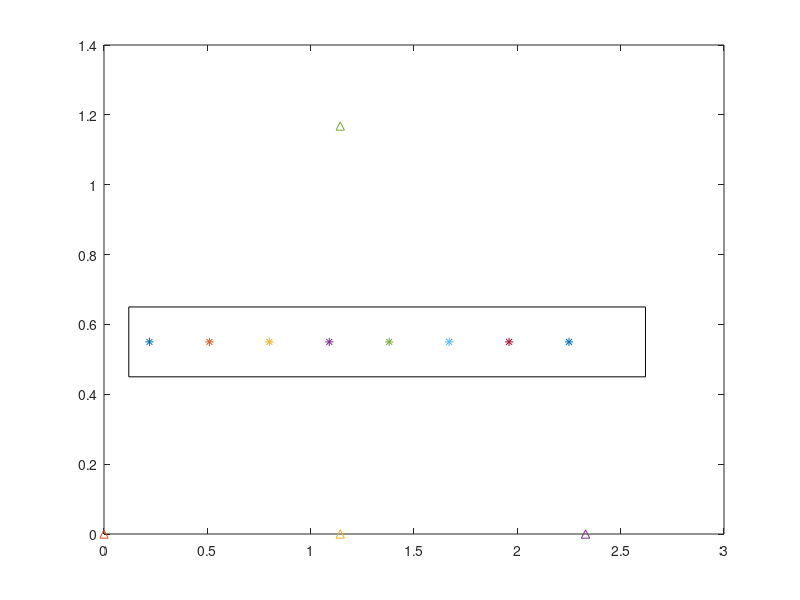

This chart was generated by the following MATLAB code: (Note: this script raises an error after producing the figure.)
%Ground truth
for v = 0.22:0.29:2.25
    a1=plot(v,0.55,'*');
    hold on
end

%for v = 0.32:0.29:2.35
   % a2=plot(v,0.65,'+');
    %hold on
%end
%for v = 0.12:0.29:2.15
  %  a3=plot(v,0.45,'^');
   % hold on
%end
%Plot the buffer (+-10cm) for decawave
rectangle('Position',[0.12 0.45 2.5 0.20]);
%Anchor Positions  for square geometry
%anchor1=plot(0,0,'^');
%anchor2=plot(0,1.1,'^');
%anchor3=plot(2.33,1.11,'^');
%anchor4=plot(2.33,0,'^');

%Anchor Positions  for Triangle geometry
anchor1=plot(0,0,'^');
anchor2=plot(1.143,0,'^');
anchor3=plot(2.33,0,'^');
anchor4=plot(1.143,1.168,'^');

%Anchor Positions on one side data(Slide 11)
%anchor1=plot(0,0,'^');
%anchor2=plot(0.9,0,'^');
%anchor3=plot(2.33,0,'^');
%anchor4=plot(1.8,-0.3,'^');


%Anchor position for anchors on one side with two anchors further away Slide 13
%anchor1=plot(0,0,'^');
%anchor2=plot(0.9,-0.3,'^');
%anchor3=plot(2.33,0,'^');
%anchor4=plot(1.8,-0.3,'^');


%All values below are measured values from decawave

%x=[0.20,0.45,0.84,1.12,1.48,1.70,2.0,2.35];%Effect of anchor height(Slide 7) 2nd plot data
%y=[0.56,0.60,0.53,0.57,0.57,0.43,0.42,0.53];

%x=[0.22,0.53,0.82,1.08,1.39,1.72,2.07,2.50];;%Square geometry data(Slide 9)
%y=[0.55,0.53,0.56,0.56,0.57,0.68,0.72,0.77];
%x_std=[0.025,0.024,0.022,0.022,0.025,0.013,0.022,0.038];
%y_std=[0.016,0.015,0.010,0.009,0.013,0.019,0.026,0.291];

x1=[0.22,0.53,0.82,1.08,1.39,1.72,2.07,2.50];%Tringle geometry data(Slide 10)
y1=[0.55,0.53,0.56,0.56,0.57,0.62,0.65,0.57];
%x1_std=[0.028,0.012,0.010,0.021,0.010,0.011,0.017,0.024];
%y1_std=[0.018,0.012,0.025,0.046,0.032,0.026,0.015,0.013];

%x3=[0.26,0.55,0.84,1.10,1.41,1.68,1.93,2.29];%All anchors on one side data(Slide 11)
%y3=[0.30,0.25,0.24,0.21,0.44,0.35,0.36,0.13];

%x3_std=[0.013,0.011,0.015,0.017,0.016,0.011,0.012,0.020];%Std. deviation for slide 11 exp
%y3_std=[0.059,0.049,0.073,0.062,0.041,0.036,0.040,0.046];

%x4=[0.23,0.55,0.79,1.12,1.39,1.65,1.93,2.25];%All anchors on one side with two anchors further away Slide 13
%y4=[0.38,0.40,0.46,0.49,0.43,0.37,0.38,0.28];

%x4_std=[0.021,0.016,0.023,0.031,0.014,0.027,0.022,0.018];%Std. deviation for slide 13 exp
%y4_std=[0.043,0.041,0.042,0.046,0.030,0.042,0.070,0.075];

%Plot the std. Deviation for all data points
for i = 1:1:8
    theta = 0 : 0.01 : 2*pi;
    xcenter=x4(i);
    ycenter=y4(i);
    xradius=x4_std(i);
    yradius=y4_std(i);
    x_s = xradius * cos(theta) + xcenter;
    y_s = yradius * sin(theta) + ycenter;
    
    %h = fill(x_s,y_s,'b');
% Choose a number between 0 (invisible) and 1 (opaque) for facealpha.  
    %set(h,'facealpha',.7)
   %a5=plot(x_s, y_s);
    hold on
end


a4=plot(x1,y1,'o');
xlim([-.5,3]);
ylim([-.5,2]);
%axis([0 3 0 1.1]);
legend([a1,a4,anchor1,anchor2,anchor3,anchor4],'True value','Measured value',',anchor1','anchor2','anchor3','anchor4');
title('Tringle Geometry');
xlabel('Distance in meters');
ylabel('Distance in meters');
